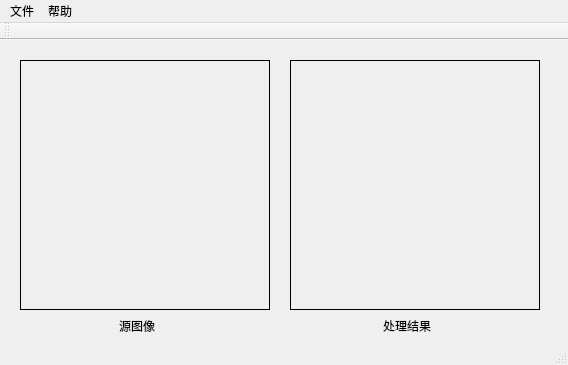
<?xml version="1.0" encoding="UTF-8"?>
<ui version="4.0">
 <class>MainWindow</class>
 <widget class="QMainWindow" name="MainWindow">
  <property name="geometry">
   <rect>
    <x>0</x>
    <y>0</y>
    <width>568</width>
    <height>365</height>
   </rect>
  </property>
  <property name="windowTitle">
   <string>AppendixB</string>
  </property>
  <widget class="QWidget" name="centralWidget">
   <widget class="QLabel" name="label1">
    <property name="geometry">
     <rect>
      <x>20</x>
      <y>20</y>
      <width>250</width>
      <height>250</height>
     </rect>
    </property>
    <property name="frameShape">
     <enum>QFrame::Box</enum>
    </property>
    <property name="text">
     <string/>
    </property>
   </widget>
   <widget class="QLabel" name="label2">
    <property name="geometry">
     <rect>
      <x>290</x>
      <y>20</y>
      <width>250</width>
      <height>250</height>
     </rect>
    </property>
    <property name="frameShape">
     <enum>QFrame::Box</enum>
    </property>
    <property name="text">
     <string/>
    </property>
   </widget>
   <widget class="QLabel" name="label">
    <property name="geometry">
     <rect>
      <x>110</x>
      <y>280</y>
      <width>54</width>
      <height>12</height>
     </rect>
    </property>
    <property name="text">
     <string>源图像</string>
    </property>
    <property name="alignment">
     <set>Qt::AlignCenter</set>
    </property>
   </widget>
   <widget class="QLabel" name="label_2">
    <property name="geometry">
     <rect>
      <x>380</x>
      <y>280</y>
      <width>54</width>
      <height>12</height>
     </rect>
    </property>
    <property name="text">
     <string>处理结果</string>
    </property>
    <property name="alignment">
     <set>Qt::AlignCenter</set>
    </property>
   </widget>
  </widget>
  <widget class="QMenuBar" name="menuBar">
   <property name="geometry">
    <rect>
     <x>0</x>
     <y>0</y>
     <width>568</width>
     <height>23</height>
    </rect>
   </property>
   <widget class="QMenu" name="menu">
    <property name="title">
     <string>文件</string>
    </property>
    <addaction name="openLenaJpg"/>
    <addaction name="openCustomeFile"/>
    <addaction name="restoreFile"/>
    <addaction name="CLEAR"/>
    <addaction name="exitSystem"/>
   </widget>
   <widget class="QMenu" name="menu_2">
    <property name="title">
     <string>帮助</string>
    </property>
    <addaction name="copyright"/>
    <addaction name="about"/>
   </widget>
   <addaction name="menu"/>
   <addaction name="menu_2"/>
  </widget>
  <widget class="QToolBar" name="mainToolBar">
   <attribute name="toolBarArea">
    <enum>TopToolBarArea</enum>
   </attribute>
   <attribute name="toolBarBreak">
    <bool>false</bool>
   </attribute>
  </widget>
  <widget class="QStatusBar" name="statusBar"/>
  <action name="openLenaJpg">
   <property name="text">
    <string>打开测试文件（lena.jpg)</string>
   </property>
  </action>
  <action name="openCustomeFile">
   <property name="text">
    <string>打开自定义文件</string>
   </property>
  </action>
  <action name="restoreFile">
   <property name="text">
    <string>还原</string>
   </property>
  </action>
  <action name="exitSystem">
   <property name="text">
    <string>退出</string>
   </property>
  </action>
  <action name="copyright">
   <property name="text">
    <string>版权</string>
   </property>
  </action>
  <action name="about">
   <property name="text">
    <string>关于</string>
   </property>
  </action>
  <action name="CLEAR">
   <property name="text">
    <string>清除</string>
   </property>
  </action>
 </widget>
 <layoutdefault spacing="6" margin="11"/>
 <resources/>
 <connections/>
</ui>
